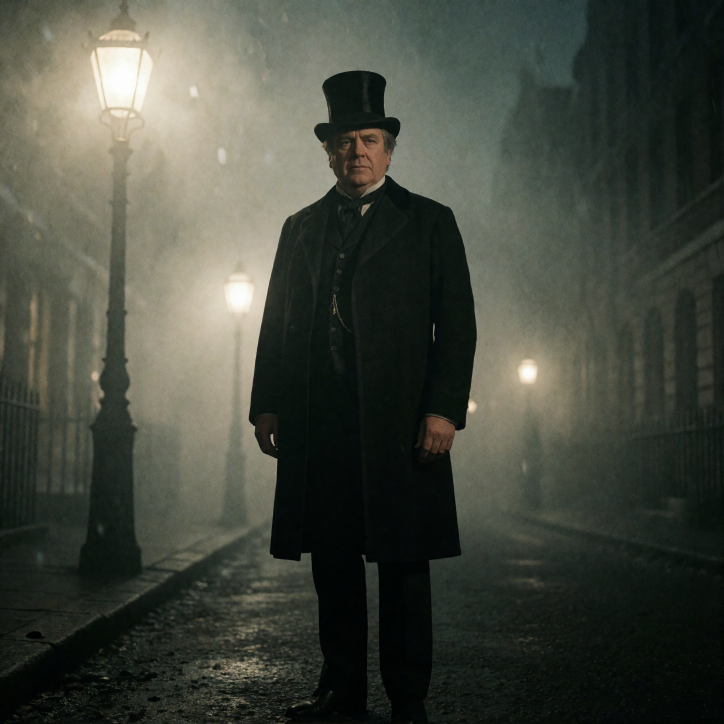
#> input picture docs/audit/2026-10-11_jekyll_look_test/A/1_jekyll.png, 1448 x 1448 px (shown at 1/2 size)
$ python make_sheet.py ../2026-10-11_jekyll_look_test/A/1_jekyll.png
#> lines starting #> are read from the running program, lines starting #| are printed output that depends on the picture
"""Style A (photoreal) over anime gothic, the same six subjects, on the Studio dark (#0f1012).

uv run python docs/audit/2026-10-13_jekyll_anime_test/make_sheet.py RECIPE [RECIPE2]
Writes compare_sheet.jpg beside this file. Row A is the 2026-10-11 look test (cast, door) and the
2026-10-12 samples (two scenes); each further row is one anime recipe folder here.
"""
from __future__ import annotations

import sys
from pathlib import Path

from PIL import Image, ImageDraw, ImageFont

HERE = Path(__file__).resolve().parent
AUDIT = HERE.parent
A_CELLS = {"1_jekyll": AUDIT / "2026-10-11_jekyll_look_test/A/1_jekyll.png",
           "2_hyde": AUDIT / "2026-10-11_jekyll_look_test/A/2_hyde.png",
           "3_utterson": AUDIT / "2026-10-11_jekyll_look_test/A/3_utterson.png",
           "4_door": AUDIT / "2026-10-11_jekyll_look_test/A/4_door.png",
           "2_trampling": AUDIT / "2026-10-12_jekyll_style_samples/A/2_trampling.png",
           "4_carew": AUDIT / "2026-10-12_jekyll_style_samples/A/4_carew.png"}
LABELS = ["Jekyll", "Hyde", "Utterson", "The door street", "ch1 Hyde and the child", "ch4 the cane in fog"]
ROWS = {"A": ("A. Photoreal gothic", "Krea2 turbo, no LoRA (chosen 2026-10-12)"),
        "Q21": ("Anime gothic", "Qwen-Image 2.1, words only"),
        "DG": ("Anime gothic", "Qwen-Image + DarkGhibli LoRA"),
        "NU": ("Anime gothic", "Qwen-Image + Urasawa LoRA"),
        "MA": ("Anime gothic", "Qwen-Image + MysticAnime LoRA"),
        "K2": ("Anime gothic", "Krea2 turbo, words only")}
CELL, PAD, LEFT, TOP = 520, 14, 300, 60
BG, INK, DIM = (15, 16, 18), (230, 230, 230), (150, 150, 150)


def font(px: int):
    return ImageFont.truetype("C:/Windows/Fonts/segoeui.ttf", px)


def cells(row: str) -> list[Path]:
    """The six picture paths of one row, in LABELS order."""
    return list(A_CELLS.values()) if row == "A" else [HERE / row / f"{n}.png" for n in A_CELLS]


def draw_row(sheet: Image.Image, draw: ImageDraw.ImageDraw, row: str, y: int) -> None:
    """Paste one row's six cells at height y with its two-line label on the left."""
    title, recipe = ROWS[row]
    draw.text((PAD, y + CELL // 2 - 20), title, font=font(26), fill=INK, anchor="lm")
    draw.text((PAD, y + CELL // 2 + 18), recipe, font=font(16), fill=DIM, anchor="lm")
    for j, path in enumerate(cells(row)):
        pic = Image.open(path).convert("RGB").resize((CELL, CELL), Image.LANCZOS)
        sheet.paste(pic, (LEFT + j * (CELL + PAD), y))


def main() -> None:
    rows = ["A", *sys.argv[1:]]
    width = LEFT + len(LABELS) * (CELL + PAD) + PAD
    sheet = Image.new("RGB", (width, TOP + len(rows) * (CELL + PAD) + PAD), BG)
    draw = ImageDraw.Draw(sheet)
    for j, label in enumerate(LABELS):
        draw.text((LEFT + j * (CELL + PAD) + CELL // 2, TOP // 2), label, font=font(24), fill=INK, anchor="mm")
    for i, row in enumerate(rows):
        draw_row(sheet, draw, row, TOP + i * (CELL + PAD))
#> in draw_row, `pic = Image.open(path).convert("RGB").resize((CELL, CELL), Image.LANCZ..`:
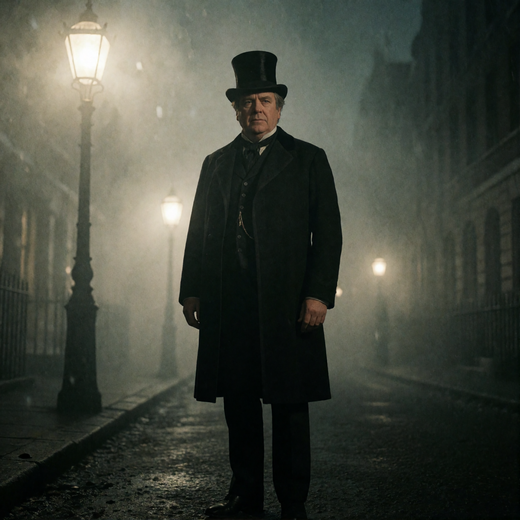
#> pic: PIL image 520x520 RGB; mean R, G, B 68.2, 71.9, 61.9
#> in draw_row, `sheet.paste(pic, (LEFT + j * (CELL + PAD), y))`:
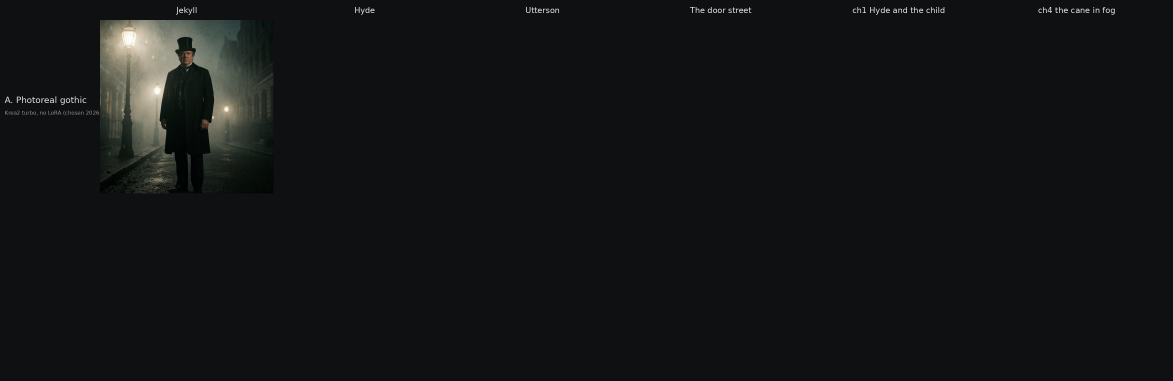
#> sheet: PIL image 3518x1142 RGB (shown at 1/3 size); mean R, G, B 18.9, 20.1, 21.3
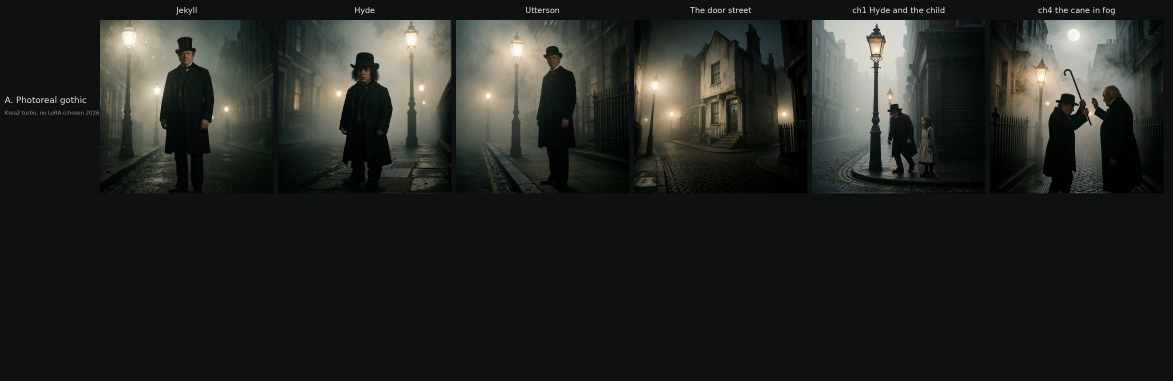
#> sheet: PIL image 3518x1142 RGB (shown at 1/3 size); mean R, G, B 37, 38.6, 36.4
    sheet.save(HERE / "compare_sheet.jpg", quality=88)


if __name__ == "__main__":
#> (the run stopped early here; a loop or call above may not have finished)
